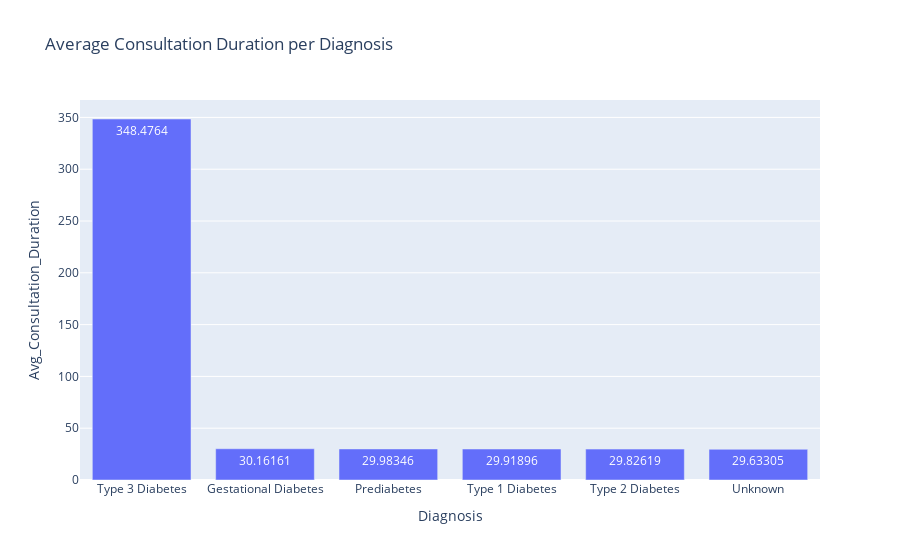

The notebook cell saved with this chart:
### Code cell
px.bar(data_frame= avg_Consultation_Duration_per_diagnosis ,x='Diagnosis',y='Avg_Consultation_Duration' ,
       labels= {'Consultation_Duration' : 'Average Consultation Duration'}, title= 'Average Consultation Duration per Diagnosis',
       text_auto= True)

### Figure 1 — Plotly figure (JSON) as saved in the notebook; plotly's stock layout.template omitted (floating-point values rounded to 4 significant figures)
{"data": [{"hovertemplate": "Diagnosis=%{x}<br>Avg_Consultation_Duration=%{y}<extra></extra>", "legendgroup": "", "marker": {"color": "#636efa", "pattern": {"shape": ""}}, "name": "", "orientation": "v", "showlegend": false, "textposition": "auto", "texttemplate": "%{y}", "type": "bar", "x": ["Type 3 Diabetes", "Gestational Diabetes", "Prediabetes", "Type 1 Diabetes", "Type 2 Diabetes", "Unknown"], "xaxis": "x", "y": [348.5, 30.16, 29.98, 29.92, 29.83, 29.63], "yaxis": "y"}], "layout": {"barmode": "relative", "legend": {"tracegroupgap": 0}, "title": {"text": "Average Consultation Duration per Diagnosis"}, "xaxis": {"anchor": "y", "domain": [0, 1], "title": {"text": "Diagnosis"}}, "yaxis": {"anchor": "x", "domain": [0, 1], "title": {"text": "Avg_Consultation_Duration"}}}}
